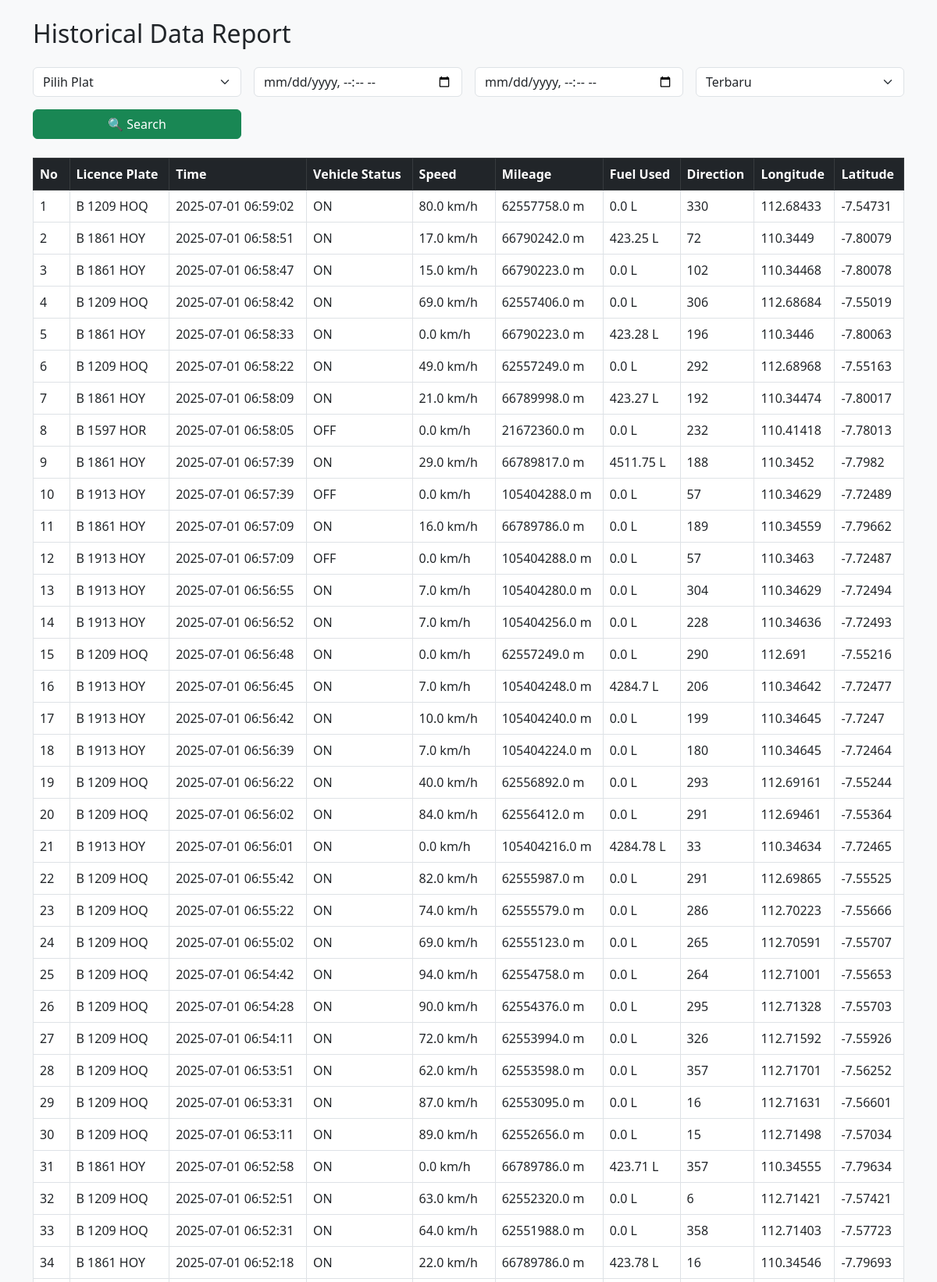
Page /kendaraan-db (upper part) on the committed database.
### tables this page shows
CREATE TABLE gps_data (
            id INTEGER PRIMARY KEY AUTOINCREMENT,
            VehicleId TEXT,
            VehicleNumber TEXT,
            DatetimeUTC TEXT,
            GpsLocation TEXT,
            Lon REAL,
            Lat REAL,
            Speed REAL,
            Direction TEXT,
            Engine TEXT,
            Odometer REAL,
            Car_Status TEXT,
            VehicleType TEXT
        );

### main.py (the view)
@app.route('/kendaraan-db', methods=['GET', 'POST'])
def kendaraan_db():
    search_plate = request.form.get('plate') if request.method == 'POST' else ''
    start_time = request.form.get('start_time') if request.method == 'POST' else ''
    end_time = request.form.get('end_time') if request.method == 'POST' else ''
    sort_order = request.form.get('sort_order', 'DESC') if request.method == 'POST' else 'DESC'
    conn = sqlite3.connect(DB_PATH)
    conn.row_factory = sqlite3.Row  # agar row bisa diakses seperti dictionary
    cursor = conn.cursor()
    query = "SELECT * FROM gps_data WHERE 1=1"
    params = []
    if search_plate:
        query += " AND VehicleNumber = ?"
        params.append(search_plate)
    if start_time:
        query += " AND DatetimeUTC >= ?"
        params.append(start_time)
    if end_time:
        query += " AND DatetimeUTC <= ?"
        params.append(end_time)
    query += f" ORDER BY DatetimeUTC {sort_order} LIMIT 100"
    cursor.execute(query, params)
    rows = cursor.fetchall()
    cursor.execute("SELECT DISTINCT VehicleNumber FROM gps_data ORDER BY VehicleNumber")
    all_plates = [row['VehicleNumber'] for row in cursor.fetchall()]
    cursor.close()
    conn.close()
    efficiency_km_per_liter = 10
    previous_odom = None
    rows = [dict(r) for r in rows]  # konversi Row ke dict
    for row in rows:
        if previous_odom is not None and row['Odometer'] is not None and row['Engine'] == 'ON':
            delta_meter = max(0, row['Odometer'] - previous_odom)
            delta_km = delta_meter / 1000
            row['FuelUsed'] = round(delta_km / efficiency_km_per_liter, 2)
        else:
            row['FuelUsed'] = 0.0
        previous_odom = row['Odometer']
    return render_template("kendaraan_db.html", rows=rows, all_plates=all_plates)

### templates/kendaraan_db.html (shortened to what this page needs)
<!doctype html>
<html lang="id">
<head>
  <link href="https://cdn.jsdelivr.net/npm/bootstrap@5.3.0/dist/css/bootstrap.min.css" rel="stylesheet">
</head>
<body class="bg-light">
<div class="container mt-4">
  <h2 class="mb-4">Historical Data Report</h2>
  <form method="POST" class="row g-3 mb-4">
    <div class="col-md-3">
      <select class="form-select" name="plate">
        <option value="">Pilih Plat</option>
      </select>
    </div>
    <div class="col-md-3">
      <input type="datetime-local" name="start_time" class="form-control" value="{{ request.form.get('start_time', '') }}">
    </div>
    <div class="col-md-3">
      <input type="datetime-local" name="end_time" class="form-control" value="{{ request.form.get('end_time', '') }}">
    </div>
    <div class="col-md-3">
      <select class="form-select" name="sort_order">
        <option value="DESC" {% if request.form.get('sort_order') == 'DESC' %}selected{% endif %}>Terbaru</option>
      </select>
    </div>
    <div class="col-md-3">
      <button type="submit" class="btn btn-success w-100">🔍 Search</button>
    </div>
  </form>
  <div class="table-responsive">
    <table class="table table-bordered">
      <thead class="table-dark">
        <tr>
          <th>No</th>
          <th>Licence Plate</th>
          <th>Time</th>
          <th>Vehicle Status</th>
          <th>Speed</th>
          <th>Mileage</th>
          <th>Fuel Used</th>
          <th>Direction</th>
          <th>Longitude</th>
          <th>Latitude</th>
        </tr>
      </thead>
      <tbody>
        {% for row in rows %}
        <tr>
          <td>{{ loop.index }}</td>
          <td>{{ row.VehicleNumber }}</td>
          <td>{{ row.DatetimeUTC }}</td>
          <td>{{ row.Engine }}</td>
          <td>{{ row.Speed }} km/h</td>
          <td>{{ row.Odometer }} m</td>
          <td>{{ row.FuelUsed }} L</td>
          <td>{{ row.Direction }}</td>
          <td>{{ row.Lon }}</td>
          <td>{{ row.Lat }}</td>
        </tr>
        {% endfor %}
      </tbody>
    </table>
  </div>
</div>
</body>
</html>

### rows in the picture
gps_data: VehicleNumber "B 1209 HOQ", DatetimeUTC "2025-07-01 06:59:02", Engine "ON", Speed "80.0", Odometer "62557758.0", FuelUsed "0.0", Direction "330", Lon "112.68433", Lat "-7.54731"
gps_data: VehicleNumber "B 1861 HOY", DatetimeUTC "2025-07-01 06:58:51", Engine "ON", Speed "17.0", Odometer "66790242.0", FuelUsed "423.25", Direction "72", Lon "110.3449", Lat "-7.80079"
gps_data: VehicleNumber "B 1861 HOY", DatetimeUTC "2025-07-01 06:58:47", Engine "ON", Speed "15.0", Odometer "66790223.0", FuelUsed "0.0", Direction "102", Lon "110.34468", Lat "-7.80078"
gps_data: VehicleNumber "B 1209 HOQ", DatetimeUTC "2025-07-01 06:58:42", Engine "ON", Speed "69.0", Odometer "62557406.0", FuelUsed "0.0", Direction "306", Lon "112.68684", Lat "-7.55019"
gps_data: VehicleNumber "B 1861 HOY", DatetimeUTC "2025-07-01 06:58:33", Engine "ON", Speed "0.0", Odometer "66790223.0", FuelUsed "423.28", Direction "196", Lon "110.3446", Lat "-7.80063"
gps_data: VehicleNumber "B 1209 HOQ", DatetimeUTC "2025-07-01 06:58:22", Engine "ON", Speed "49.0", Odometer "62557249.0", FuelUsed "0.0", Direction "292", Lon "112.68968", Lat "-7.55163"
gps_data: VehicleNumber "B 1861 HOY", DatetimeUTC "2025-07-01 06:58:09", Engine "ON", Speed "21.0", Odometer "66789998.0", FuelUsed "423.27", Direction "192", Lon "110.34474", Lat "-7.80017"
gps_data: VehicleNumber "B 1597 HOR", DatetimeUTC "2025-07-01 06:58:05", Engine "OFF", Speed "0.0", Odometer "21672360.0", FuelUsed "0.0", Direction "232", Lon "110.41418", Lat "-7.78013"
gps_data: VehicleNumber "B 1861 HOY", DatetimeUTC "2025-07-01 06:57:39", Engine "ON", Speed "29.0", Odometer "66789817.0", FuelUsed "4511.75", Direction "188", Lon "110.3452", Lat "-7.7982"
gps_data: VehicleNumber "B 1913 HOY", DatetimeUTC "2025-07-01 06:57:39", Engine "OFF", Speed "0.0", Odometer "105404288.0", FuelUsed "0.0", Direction "57", Lon "110.34629", Lat "-7.72489"
gps_data: VehicleNumber "B 1861 HOY", DatetimeUTC "2025-07-01 06:57:09", Engine "ON", Speed "16.0", Odometer "66789786.0", FuelUsed "0.0", Direction "189", Lon "110.34559", Lat "-7.79662"
gps_data: VehicleNumber "B 1913 HOY", DatetimeUTC "2025-07-01 06:57:09", Engine "OFF", Speed "0.0", Odometer "105404288.0", FuelUsed "0.0", Direction "57", Lon "110.3463", Lat "-7.72487"
gps_data: VehicleNumber "B 1913 HOY", DatetimeUTC "2025-07-01 06:56:55", Engine "ON", Speed "7.0", Odometer "105404280.0", FuelUsed "0.0", Direction "304", Lon "110.34629", Lat "-7.72494"
gps_data: VehicleNumber "B 1913 HOY", DatetimeUTC "2025-07-01 06:56:52", Engine "ON", Speed "7.0", Odometer "105404256.0", FuelUsed "0.0", Direction "228", Lon "110.34636", Lat "-7.72493"
gps_data: VehicleNumber "B 1209 HOQ", DatetimeUTC "2025-07-01 06:56:48", Engine "ON", Speed "0.0", Odometer "62557249.0", FuelUsed "0.0", Direction "290", Lon "112.691", Lat "-7.55216"
gps_data: VehicleNumber "B 1913 HOY", DatetimeUTC "2025-07-01 06:56:45", Engine "ON", Speed "7.0", Odometer "105404248.0", FuelUsed "4284.7", Direction "206", Lon "110.34642", Lat "-7.72477"
gps_data: VehicleNumber "B 1913 HOY", DatetimeUTC "2025-07-01 06:56:42", Engine "ON", Speed "10.0", Odometer "105404240.0", FuelUsed "0.0", Direction "199", Lon "110.34645", Lat "-7.7247"
gps_data: VehicleNumber "B 1913 HOY", DatetimeUTC "2025-07-01 06:56:39", Engine "ON", Speed "7.0", Odometer "105404224.0", FuelUsed "0.0", Direction "180", Lon "110.34645", Lat "-7.72464"
gps_data: VehicleNumber "B 1209 HOQ", DatetimeUTC "2025-07-01 06:56:22", Engine "ON", Speed "40.0", Odometer "62556892.0", FuelUsed "0.0", Direction "293", Lon "112.69161", Lat "-7.55244"
gps_data: VehicleNumber "B 1209 HOQ", DatetimeUTC "2025-07-01 06:56:02", Engine "ON", Speed "84.0", Odometer "62556412.0", FuelUsed "0.0", Direction "291", Lon "112.69461", Lat "-7.55364"
gps_data: VehicleNumber "B 1913 HOY", DatetimeUTC "2025-07-01 06:56:01", Engine "ON", Speed "0.0", Odometer "105404216.0", FuelUsed "4284.78", Direction "33", Lon "110.34634", Lat "-7.72465"
gps_data: VehicleNumber "B 1209 HOQ", DatetimeUTC "2025-07-01 06:55:42", Engine "ON", Speed "82.0", Odometer "62555987.0", FuelUsed "0.0", Direction "291", Lon "112.69865", Lat "-7.55525"
gps_data: VehicleNumber "B 1209 HOQ", DatetimeUTC "2025-07-01 06:55:22", Engine "ON", Speed "74.0", Odometer "62555579.0", FuelUsed "0.0", Direction "286", Lon "112.70223", Lat "-7.55666"
gps_data: VehicleNumber "B 1209 HOQ", DatetimeUTC "2025-07-01 06:55:02", Engine "ON", Speed "69.0", Odometer "62555123.0", FuelUsed "0.0", Direction "265", Lon "112.70591", Lat "-7.55707"
gps_data: VehicleNumber "B 1209 HOQ", DatetimeUTC "2025-07-01 06:54:42", Engine "ON", Speed "94.0", Odometer "62554758.0", FuelUsed "0.0", Direction "264", Lon "112.71001", Lat "-7.55653"
gps_data: VehicleNumber "B 1209 HOQ", DatetimeUTC "2025-07-01 06:54:28", Engine "ON", Speed "90.0", Odometer "62554376.0", FuelUsed "0.0", Direction "295", Lon "112.71328", Lat "-7.55703"
gps_data: VehicleNumber "B 1209 HOQ", DatetimeUTC "2025-07-01 06:54:11", Engine "ON", Speed "72.0", Odometer "62553994.0", FuelUsed "0.0", Direction "326", Lon "112.71592", Lat "-7.55926"
gps_data: VehicleNumber "B 1209 HOQ", DatetimeUTC "2025-07-01 06:53:51", Engine "ON", Speed "62.0", Odometer "62553598.0", FuelUsed "0.0", Direction "357", Lon "112.71701", Lat "-7.56252"
gps_data: VehicleNumber "B 1209 HOQ", DatetimeUTC "2025-07-01 06:53:31", Engine "ON", Speed "87.0", Odometer "62553095.0", FuelUsed "0.0", Direction "16", Lon "112.71631", Lat "-7.56601"
gps_data: VehicleNumber "B 1209 HOQ", DatetimeUTC "2025-07-01 06:53:11", Engine "ON", Speed "89.0", Odometer "62552656.0", FuelUsed "0.0", Direction "15", Lon "112.71498", Lat "-7.57034"
gps_data: VehicleNumber "B 1861 HOY", DatetimeUTC "2025-07-01 06:52:58", Engine "ON", Speed "0.0", Odometer "66789786.0", FuelUsed "423.71", Direction "357", Lon "110.34555", Lat "-7.79634"
gps_data: VehicleNumber "B 1209 HOQ", DatetimeUTC "2025-07-01 06:52:51", Engine "ON", Speed "63.0", Odometer "62552320.0", FuelUsed "0.0", Direction "6", Lon "112.71421", Lat "-7.57421"
gps_data: VehicleNumber "B 1209 HOQ", DatetimeUTC "2025-07-01 06:52:31", Engine "ON", Speed "64.0", Odometer "62551988.0", FuelUsed "0.0", Direction "358", Lon "112.71403", Lat "-7.57723"
gps_data: VehicleNumber "B 1861 HOY", DatetimeUTC "2025-07-01 06:52:18", Engine "ON", Speed "22.0", Odometer "66789786.0", FuelUsed "423.78", Direction "16", Lon "110.34546", Lat "-7.79693"
